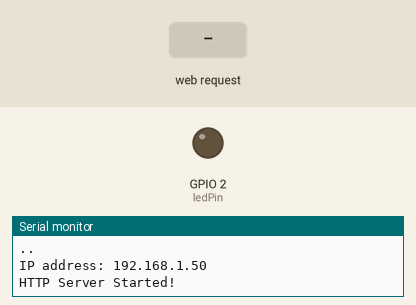
Simulated run of this sketch. Board: ESP32. Parts: output pins drawn as LEDs (lit = HIGH), the last lines printed to the serial monitor. The test bench sets the inputs (shaded band). WiFi joins after 1.5 s; servers stay silent unless stated.

Above: at 4.3 s.
4.4 s: HTTP request GET /on received
At 5.3 s:
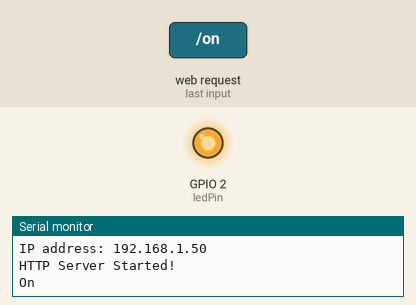
5.9 s: HTTP request GET /off received
At 6.5 s:
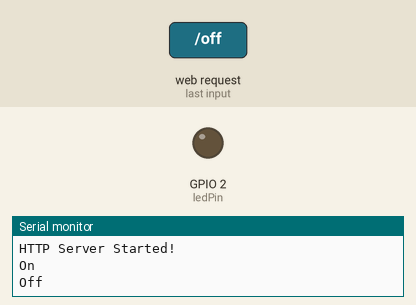
Timing chart, 0 to 8.9 s (numbered marks = the images above; inputs shaded):
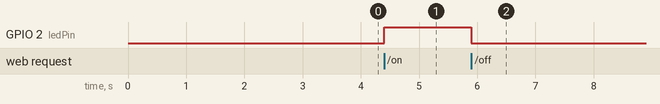

Measured:
- after the input at 4.4 s, GPIO 2 (ledPin): LOW → HIGH at once
- after the input at 5.9 s, GPIO 2 (ledPin): HIGH → LOW at once

The sketch:

04_WebServer_ButtonControlLED.ino
```cpp
#include <WiFi.h>
#include <WebServer.h>

const char *ssid = "addinedu_class_1(2.4G)";
const char *password = "addinedu1";

WebServer server(80);
void handle_root();

const char html[] PROGMEM = R"rawliteral(
  <!DOCTYPE html>
  <html>
  <body>
  <center>
  <h1>Hello, ESP32 web Server!</h1>
  <a href="on"><button>LED ON</button></a>
  <a href="off"><button>LED OFF</button></a>
  </center>
  </body>
  </html>
)rawliteral";


const int ledPin = 2;

void ledOn() {
  Serial.println("On");
  digitalWrite(ledPin, HIGH);
  server.send(200, "text.html", html);
}

void ledOff() {
  Serial.println("Off");
  digitalWrite(ledPin, LOW);
  server.send(200, "text/html", html);
}


void handle_root() {
  server.send(200, "text/html", html);
}


String processor(const String& var) {
  Serial.println(var);
  return var;
}


void setup() {
  // put your setup code here, to run once:
  pinMode(ledPin, OUTPUT);

  Serial.begin(115200);
  delay(1000);
  Serial.println("ESP32 Web Server Start");
  Serial.println(ssid);

  WiFi.begin(ssid, password);

  while (WiFi.status() != WL_CONNECTED)
  {
    delay(1000);
    Serial.print(".");
  }
  Serial.println();

  Serial.print("IP address: ");
  Serial.println(WiFi.localIP());

  server.on("/", handle_root);
  server.on("/on", HTTP_GET, ledOn);
  server.on("/off", HTTP_GET, ledOff);
  server.begin();

  Serial.println("HTTP Server Started!");
  delay(100);
}

void loop() {
  // put your main code here, to run repeatedly:
  server.handleClient();
}
```
